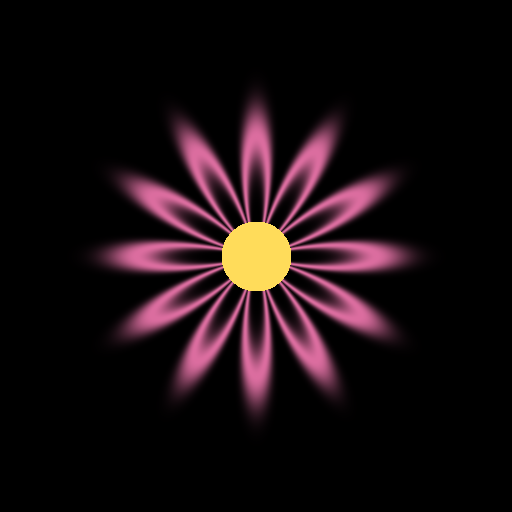
#> input picture public/lessons/8.2.1/flower.png, 512 x 512 px, found by its file name
$ python 8.2.1_quick_start.py
#> lines starting #> are read from the running program, lines starting #| are printed output that depends on the picture
import numpy as np
from PIL import Image

N_TILES, N_FRAMES, SCATTER_RADIUS = 16, 60, 350

flower = np.array(Image.open('flower.png').convert('RGB'))
#> flower is the input picture: shape (512, 512, 3); mean R, G, B 24.4, 13.5, 16.3
H, W, _ = flower.shape
#> H = 512; W = 512
th, tw = H // N_TILES, W // N_TILES
#> th = 32; tw = 32

# Per-tile arrays: home position + scatter offset
home_yx = np.array([(r * th, c * tw) for r in range(N_TILES) for c in range(N_TILES)])
rng = np.random.default_rng(7)
angles = rng.uniform(0, 2 * np.pi, len(home_yx))
radii = rng.uniform(SCATTER_RADIUS * 0.5, SCATTER_RADIUS, len(home_yx))
scatter_dyx = np.stack([(radii * np.sin(angles)).astype(int),
                        (radii * np.cos(angles)).astype(int)], axis=1)

frames = []
for f in range(N_FRAMES):
    t = f / (N_FRAMES - 1)
    progress = 1 - (1 - t) ** 3                       # ease-out cubic
    offsets = (scatter_dyx * (1 - progress)).astype(int)
    canvas = np.full(flower.shape, 12, dtype=np.uint8)
    for (cy, cx), (dy, dx) in zip(home_yx, offsets):
        y, x = cy + dy, cx + dx
        if 0 <= y <= H - th and 0 <= x <= W - tw:
            canvas[y:y+th, x:x+tw] = flower[cy:cy+th, cx:cx+tw]
    frames.append(Image.fromarray(canvas))
#> after the loop, frames = 60 items

frames[0].save('flower_assembly.gif', save_all=True,
               append_images=frames[1:], duration=50, loop=0)
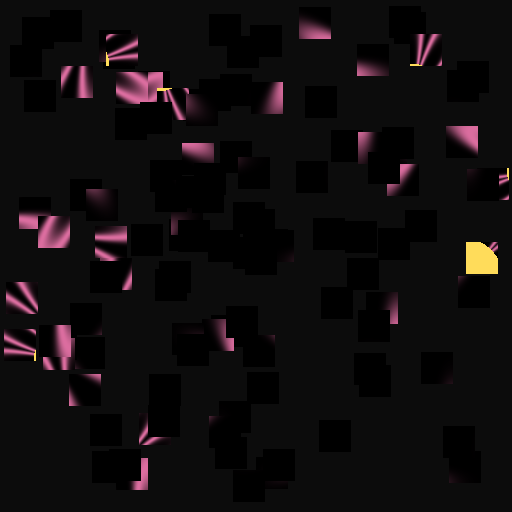
#> saved as flower_assembly.gif: PIL image 512x512 RGB; mean R, G, B 15.8, 12.2, 13.3
